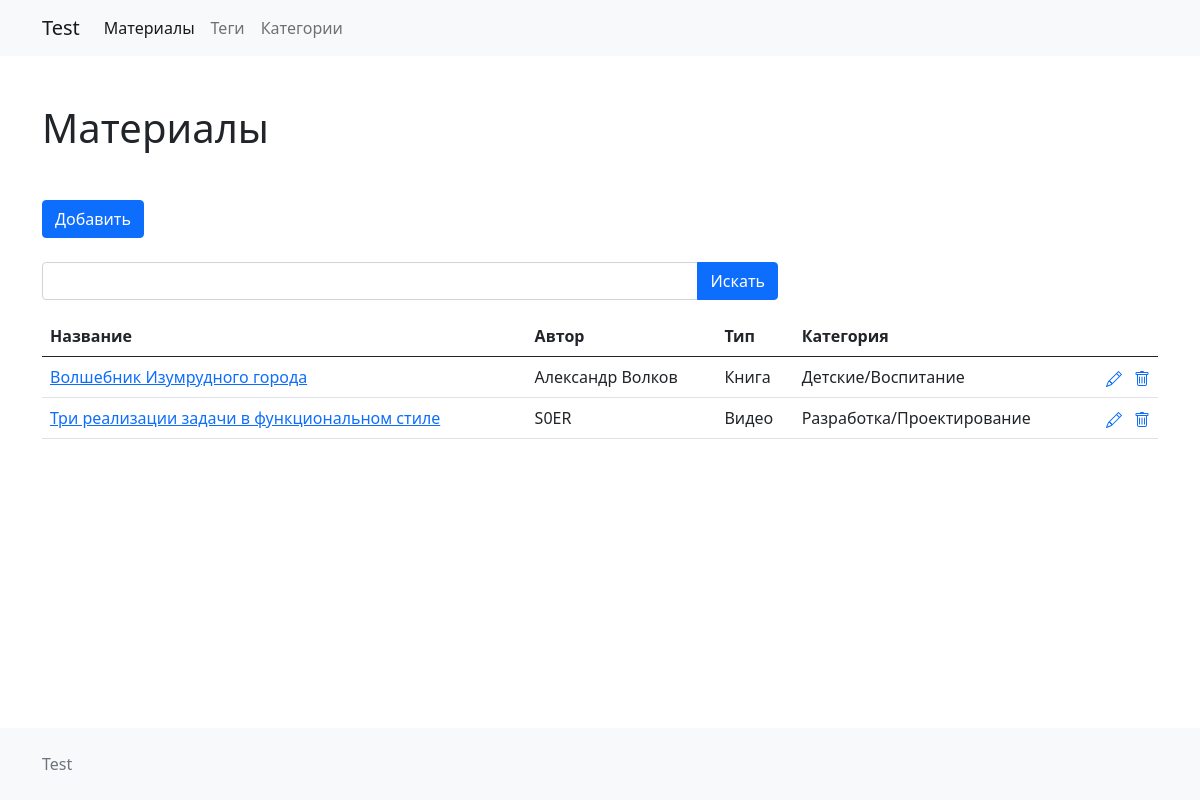
The page / on the database its author committed.
### tables this page shows
CREATE TABLE `material` (
  `id` int(11) NOT NULL,
  `type` varchar(30) NOT NULL,
  `category` varchar(60) NOT NULL,
  `name` varchar(60) NOT NULL,
  `author` varchar(255) DEFAULT NULL,
  `description` text DEFAULT NULL
);

### block/material.php (the view, shortened to what this page needs)
<tr>
    <td><a href="./view-material.php?id=<?=$item["id"]?>"><?=$item["name"]?></a></td>
    <td><?=$item["author"]?></td>
    <td><?=$item["type"]?></td>
    <td><?=$item["category"]?></td>
    <td class="text-nowrap text-end">
        <a href="./update-material.php?id=<?=$item["id"]?>" class="text-decoration-none me-2">
        </a>
        <a href="#deleteModalToggle" class="text-decoration-none js-delete-material" data-bs-toggle="modal" data-item-id="<?=$item["id"]?>">
        </a>
    </td>
</tr>

### index.php (shortened to what this page needs)
<!doctype html>
<html lang="ru">
<head>
    <link rel="stylesheet" href="css/bootstrap.min.css">
    <link rel="stylesheet" href="css/bootstrap-utilities.css">
    <link rel="stylesheet" href="css/style.css">
</head>
<body>
<div class="main-wrapper">
    <div class="content">
        <?php
            include "./block/nav.php";
        ?>
        <div class="container">
            <h1 class="my-md-5 my-4">Материалы</h1>
            <a class="btn btn-primary mb-4" href="./create-material.php" role="button">Добавить</a>
            <div class="row">
                <div class="col-md-8">
                    <form method="GET">
                        <div class="input-group mb-3">
                            <input type="text" class="form-control" placeholder=""
                                   aria-label="Example text with button addon" aria-describedby="button-addon1" name="search">
                            <button class="btn btn-primary" type="submit" id="button-addon1">Искать</button>
                        </div>
                    </form>
                </div>
            </div>
            <div class="table-responsive">
                <table class="table">
                    <thead>
                    <tr>
                        <th scope="col">Название</th>
                        <th scope="col">Автор</th>
                        <th scope="col">Тип</th>
                        <th scope="col">Категория</th>
                        <th scope="col"></th>
                    </tr>
                    </thead>
                    <tbody>
                        <?php
                            include "./php/db.php";
                            if(isset($_GET["search"])) {
                                $search = $db->real_escape_string($_GET["search"]);
                                $res = $db->query("SELECT * FROM `material` WHERE CONCAT_WS(' ', type, category, name, author) LIKE '%"."$search"."%'");
                            } else {
                                $res = $db->query("SELECT * FROM `material`");
                            }
                            while($item = mysqli_fetch_assoc($res)) {
                                include "./block/material.php";
                            }
                        ?>
                    </tbody>
                </table>
            </div>
        </div>
    </div>
    <?php
        include "./block/footer.php";
    ?>
</div>
</body>
</html>

### block/nav.php (shortened to what this page needs)
<nav class="navbar navbar-expand-lg navbar-light bg-light">
    <div class="container">
        <a class="navbar-brand" href="#">Test</a>
        <div class="collapse navbar-collapse" id="navbarNav">
            <ul class="navbar-nav">
                <li class="nav-item">
                    <a class="nav-link active" aria-current="page" href="../">Материалы</a>
                </li>
                <li class="nav-item">
                    <a class="nav-link" href="../list-tag.php">Теги</a>
                </li>
                <li class="nav-item">
                    <a class="nav-link" href="../list-category.php">Категории</a>
                </li>
            </ul>
        </div>
    </div>
</nav>

### block/footer.php
<footer class="footer py-4 mt-5 bg-light">
    <div class="container">
        <div class="row">
            <div class="col text-muted">Test</div>
        </div>
    </div>
</footer>

### css/style.css (style rules this page uses)
.main-wrapper { display: flex; flex-direction: column; min-height: 100vh; }
.content { flex: 1 0 auto; }
.footer { flex: 0 0 auto; }

### rows shown on the page
material: name "Волшебник Изумрудного города", author "Александр Волков", type "Книга", category "Детские/Воспитание"
material: name "Три реализации задачи в функциональном стиле", author "S0ER", type "Видео", category "Разработка/Проектирование"
